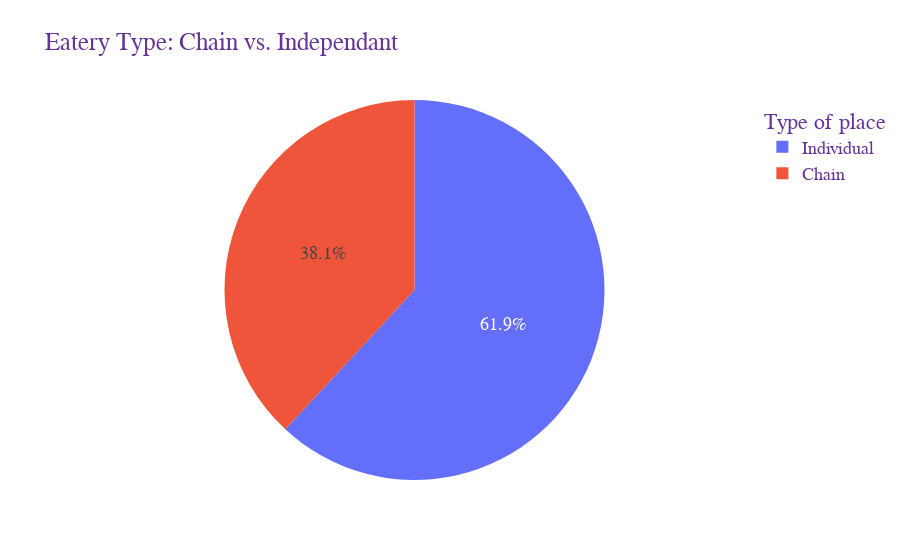

Notebook code for this chart:
### Markdown cell above
This distribution can be visualized differently as a pie chart.

### Code cell
#fig, test = plt.subplots()

fig = go.Figure(data=[go.Pie(labels=columns, values=x)])

fig.update_layout(
    title=" Eatery Type: Chain vs. Independant",
  
    legend_title="Type of place",
    font=dict(
        family="Courier New, monospace",
        size=18,
        color="RebeccaPurple"
    ))
fig.show()

### Figure 1 — Plotly figure (JSON) as saved in the notebook; plotly's stock layout.template omitted (floating-point values rounded to 4 significant figures)
{"data": [{"labels": ["Chain", "Individual"], "type": "pie", "values": [38.1, 61.9]}], "layout": {"font": {"color": "RebeccaPurple", "family": "Courier New, monospace", "size": 18}, "legend": {"title": {"text": "Type of place"}}, "title": {"text": " Eatery Type: Chain vs. Independant"}}}
